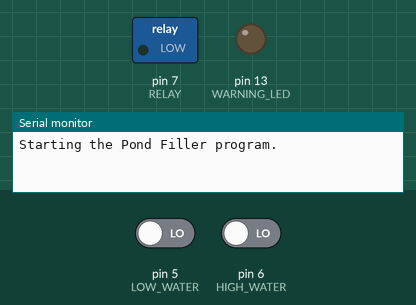
Bench run of a sketch on a simulated Arduino Uno, built with avr-gcc and run on an emulated ATmega328P. On the bench: switched loads named in the sketch (green lamp = pin HIGH), output pins drawn as LEDs (lit = HIGH), the last lines printed to the serial monitor. Dashed ring = blinking. The inputs (shaded band) are chosen by the test bench; at power-on: pin 5 (LOW_WATER) LOW, pin 6 (HIGH_WATER) LOW.

Above: at 2.8 s.
2.9 s: pin 5 (LOW_WATER) driven HIGH
At 3.4 s:
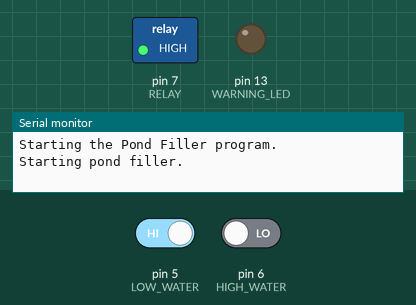
7.0 s: pin 6 (HIGH_WATER) driven HIGH
At 7.7 s:
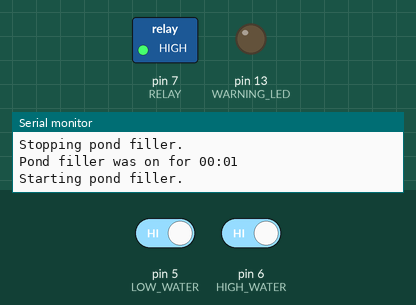
8.5 s: pin 6 (HIGH_WATER) driven LOW
At 10.8 s:
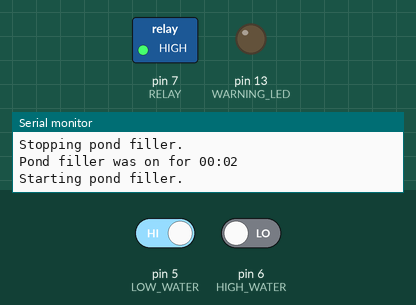
12.6 s: pin 5 (LOW_WATER) driven LOW
At 13.5 s:
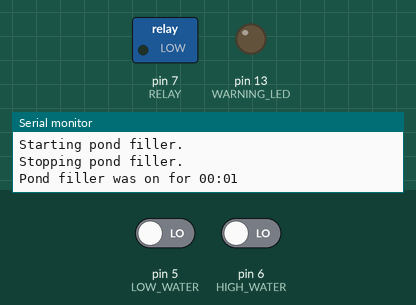
Timing chart, 0 to 15.5 s (numbered marks = the images above; inputs shaded):
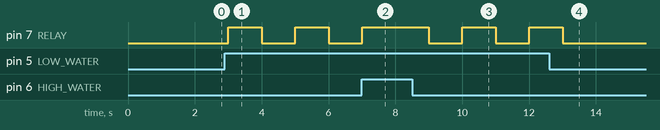

Measured:
- after the input at 2.9 s, pin 7 (RELAY): alternates HIGH for 1.0 s and LOW for 1.0 s, starting after 0.10 s
- after the input at 7.0 s, pin 7 (RELAY): goes on until 7.0 s, then stays HIGH
- after the input at 8.5 s, pin 7 (RELAY): alternates HIGH for 1.0 s and LOW for 1.0 s, starting after 0.50 s
- after the input at 12.6 s, pin 7 (RELAY): goes on until 13.0 s, then stays LOW

The sketch:

IOT2020_pond_filler.ino
```cpp
// (licence header left out)
// NOTE that some relay modules are on when signal is low
#define RELAY_ON HIGH
#define RELAY_OFF LOW

#define MAX_ON_TIME 15 //* 60 // 5 minutes per day of filling is a lot. For testing is set at 15 seconds
#define MILLIS_IN_ONE_DAY 24ul * 60ul * 60ul * 1000ul

#define WARNING_LED 13
#define RELAY 7
#define LOW_WATER 5
#define HIGH_WATER 6

void test_print_time();

unsigned long on_time = 0L;
bool filling = false;
bool on_too_long = false;
bool warning = false;
bool warning_blink = false;
unsigned long start_day;

void setup() {
  pinMode(WARNING_LED, OUTPUT);
  pinMode(RELAY, OUTPUT);
  pinMode(LOW_WATER, INPUT);
  pinMode(HIGH_WATER, INPUT);

  digitalWrite(RELAY, RELAY_OFF);
  digitalWrite(WARNING_LED, LOW);

  start_day = millis();

  Serial.begin(9600);
  Serial.println("Starting the Pond Filler program.");

//  test_print_time();
}

void loop() {

  // reset on_time once a day (but do not reset the warning light)
  if ((millis() - start_day) >= MILLIS_IN_ONE_DAY) {
    Serial.println("Starting new day of monitoring.");
    start_day = millis();
    on_too_long = false;
  }

  if (warning) {
    // blink the warning LED
    warning_blink = !warning_blink;

    if (warning_blink) {
        digitalWrite(WARNING_LED, HIGH);
    }
    else {
        digitalWrite(WARNING_LED, LOW);
    }
  }

  if (filling) {
    on_time++;  // roughly a second has passed

    if (on_time > MAX_ON_TIME) {
      digitalWrite(RELAY, RELAY_OFF);
      filling = false;
      on_too_long = true;
      warning = true;
      Serial.println("WARNING! Pond filler has been on too long!");
    }
    // else check if pond is full enough
    else if (digitalRead(HIGH_WATER) == LOW) { // when reading is low, water is high enough
      // when pond is full, or if valve has been on too long, turn off the relay
      digitalWrite(RELAY, RELAY_OFF);
      filling = false;
      Serial.println("Stopping pond filler.");
      Serial.print("Pond filler was on for ");
      print_time(on_time);
    }
  }
  else { // not filling

    if (on_too_long) {
      // if it's been on too long, don't start it up again
    }
    else {
      // check if water is too low
      if (digitalRead(LOW_WATER) == HIGH) { // when reading is high, water is too low
        // pond water level is low, turn on the relay
        Serial.println("Starting pond filler.");
        digitalWrite(RELAY, RELAY_ON);
        filling = true;
        on_time = 0L;
      }
    }
  }

  delay(1000); // wait one second
}

void test_print_time() {
  Serial.print("Pond filler was on for ");
  print_time(0);    // 0:00
  print_time(25);   // 0:25
  print_time(90);   // 1:30
  print_time(615);  // 10:15
  print_time(3600); // 1:00:00
  print_time(4215); // 1:10:15
}

void print_time(unsigned long num_secs) {
  int hours = num_secs / 3600;
  int left_over_secs = num_secs % 3600;
  int mins = left_over_secs / 60;
  int secs = left_over_secs % 60;

  if (hours > 0) {
    Serial.print(hours);
    Serial.print(":");
  }
  if (mins < 10) Serial.print("0");
  Serial.print(mins);
  Serial.print(":");
  if (secs < 10) Serial.print("0");
  Serial.println(secs);
}
```
